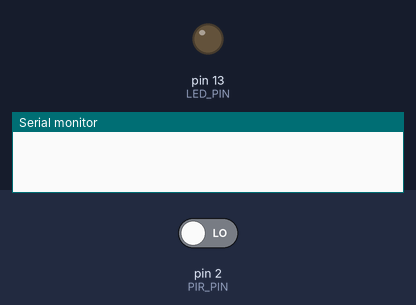
Simulated run of this sketch. Board: Arduino Uno, built with avr-gcc and run on an emulated ATmega328P. On the bench: output pins drawn as LEDs (lit = HIGH), the last lines printed to the serial monitor. Inputs (shaded band) come from the test bench; at power-on: pin 2 (PIR_PIN) LOW.

Above: at 1.2 s.
1.3 s: pin 2 (PIR_PIN) driven HIGH
At 2.5 s:
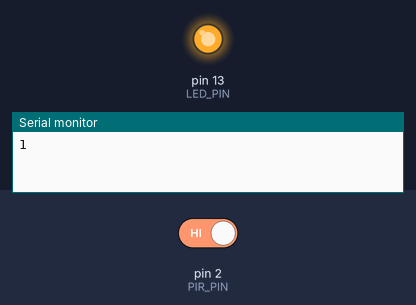
2.8 s: pin 2 (PIR_PIN) driven LOW
At 4.1 s:
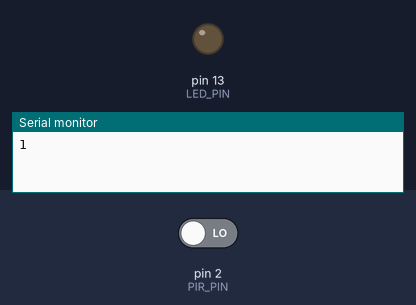
Timing chart, 0 to 5.8 s (numbered marks = the images above; inputs shaded):
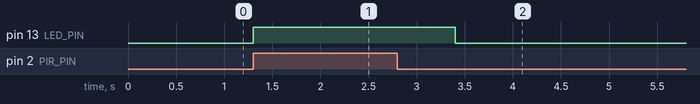

Measured:
- after the input at 1.3 s, pin 13 (LED_PIN): LOW → HIGH at once
- after the input at 2.8 s, pin 13 (LED_PIN): HIGH → LOW after 0.60 s

The sketch:

PIRsensor-arduino.ino
```cpp
const int PIR_PIN = 2;  // Digital pin connected to PIR sensor's OUT pin
const int LED_PIN = 13;  // Digital pin connected to LED's Anode (with resistor)

void setup() {
  pinMode(PIR_PIN, INPUT);  // Set PIR_PIN as an input
  pinMode(LED_PIN, OUTPUT);  // Set LED_PIN as an output
  Serial.begin(9600);  // Initialize serial communication for debugging
}

void loop() {
  if (digitalRead(PIR_PIN) == HIGH) {  // Check if motion is detected
    digitalWrite(LED_PIN, HIGH);  // Turn on the LED
    Serial.println("1");  // Signal to Python script
    delay(2000);  // Keep LED on for 2 seconds to avoid rapid triggering
  } else {
    digitalWrite(LED_PIN, LOW);   // Turn off the LED if no motion
  }
  delay(100);  // Small delay to debounce
}
```
